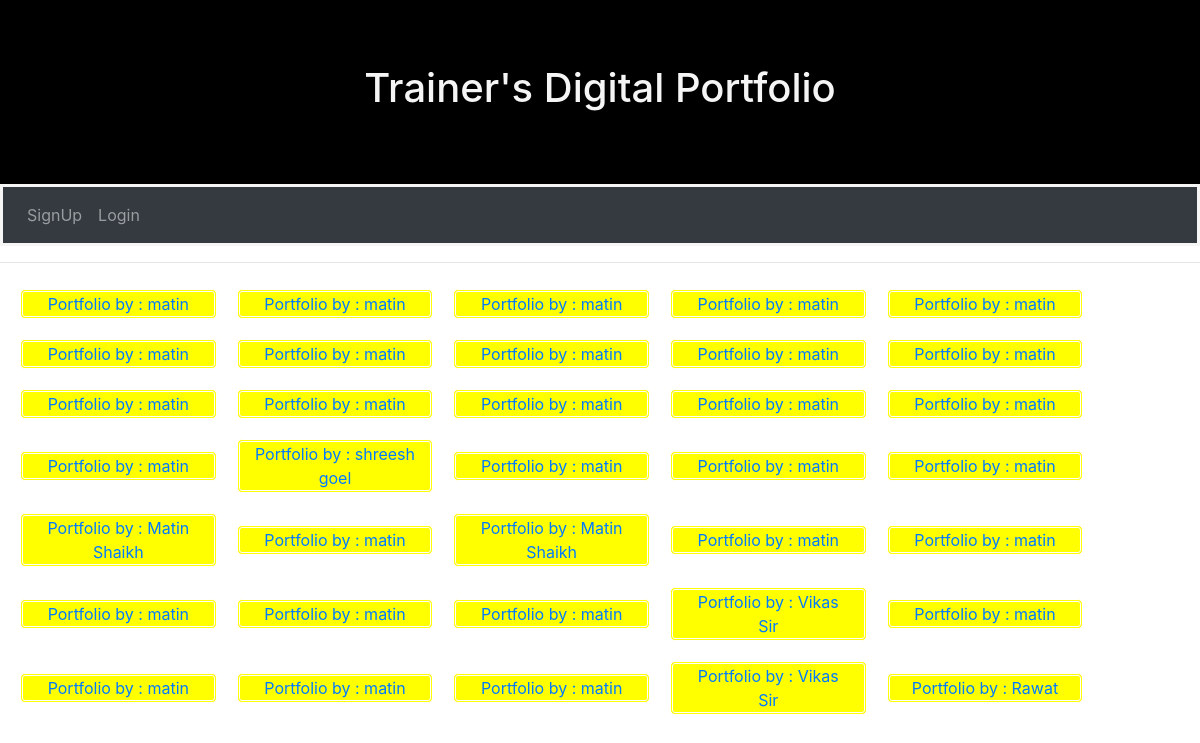
The page /home on the database its author committed.
### Home/models.py (models this page shows)
class About_User(models.Model):
    USER_PROFILE_NUMBER = models.IntegerField(primary_key = True)
    USER_NAME= models.CharField(max_length = 20)
    USER_PHONE_NUMBER = models.CharField(max_length= 10)
    USER_EMAIL = models.EmailField()
    USER_DESCRIPTION = models.CharField(max_length = 1000)
    USER_MOTIVATION_LINE = models.CharField(max_length = 150)
    USER_PROFILE_IMAGE = models.ImageField(upload_to = 'USER_UPLOADS')
    USER = models.ForeignKey(User, on_delete=models.CASCADE)

### Home/views.py (the view)
# urls.py: path('home',views.Home,name='home'),
def Home(request):
    profiles = About_User.objects.all()
    return render(request,'home.html', {'profiles':profiles})

### templates/home.html (shortened to what this page needs)
<!DOCTYPE html>
<html lang="en">
<head>
    <link rel="stylesheet" href="https://maxcdn.bootstrapcdn.com/bootstrap/4.5.0/css/bootstrap.min.css">
</head>
<body>
    {% extends 'base.html' %}
    {% block content %}
        <div class="row" style = "margin: 10px; align-items: center;">
        {% for profile in profiles %}
            <div class = "col-sm-2" style = " text-align:center; background-color: yellow; margin:10px; border-style: double; border-color: white; border-radius: 5px;">
                <a href = "preview{{profile.USER_PROFILE_NUMBER}}">Portfolio by : {{profile.USER_NAME}}</a>
            </div>
        {% endfor %}
        </div>
    {% endblock %}

### rows shown on the page
About_User: USER_NAME "matin"
About_User: USER_NAME "matin"
About_User: USER_NAME "matin"
About_User: USER_NAME "matin"
About_User: USER_NAME "matin"
About_User: USER_NAME "matin"
About_User: USER_NAME "matin"
About_User: USER_NAME "matin"
About_User: USER_NAME "matin"
About_User: USER_NAME "matin"
About_User: USER_NAME "matin"
About_User: USER_NAME "matin"
About_User: USER_NAME "matin"
About_User: USER_NAME "matin"
About_User: USER_NAME "matin"
About_User: USER_NAME "matin"
About_User: USER_NAME "shreesh goel"
About_User: USER_NAME "matin"
About_User: USER_NAME "matin"
About_User: USER_NAME "matin"
About_User: USER_NAME "Matin Shaikh"
About_User: USER_NAME "matin"
About_User: USER_NAME "Matin Shaikh"
About_User: USER_NAME "matin"
About_User: USER_NAME "matin"
About_User: USER_NAME "matin"
About_User: USER_NAME "matin"
About_User: USER_NAME "matin"
About_User: USER_NAME "Vikas Sir"
About_User: USER_NAME "matin"
About_User: USER_NAME "matin"
About_User: USER_NAME "matin"
About_User: USER_NAME "matin"
About_User: USER_NAME "Vikas Sir"
About_User: USER_NAME "Rawat"
